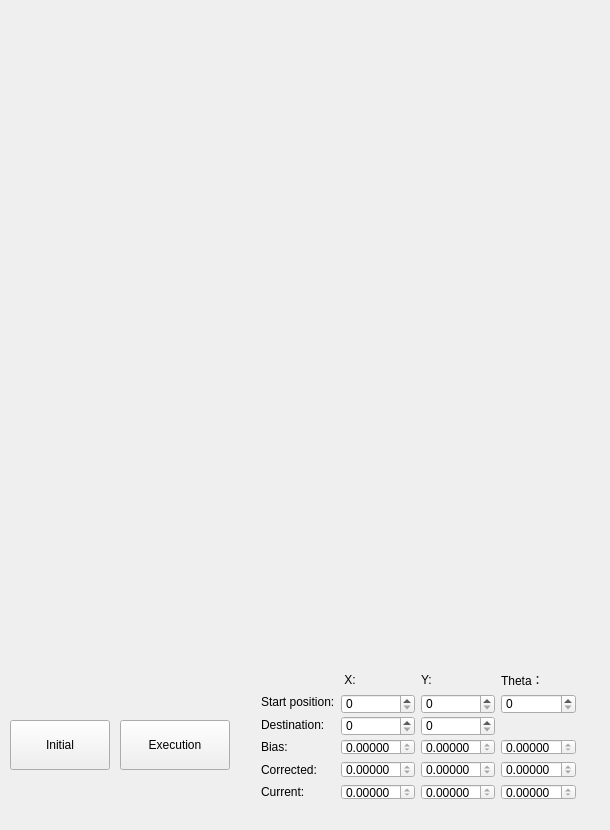
<?xml version="1.0" encoding="UTF-8"?>
<ui version="4.0">
 <class>qwCanvas</class>
 <widget class="QWidget" name="qwCanvas">
  <property name="geometry">
   <rect>
    <x>0</x>
    <y>0</y>
    <width>610</width>
    <height>830</height>
   </rect>
  </property>
  <property name="windowTitle">
   <string>qwCanvas</string>
  </property>
  <property name="autoFillBackground">
   <bool>false</bool>
  </property>
  <widget class="QPushButton" name="pbExecution">
   <property name="geometry">
    <rect>
     <x>120</x>
     <y>720</y>
     <width>110</width>
     <height>50</height>
    </rect>
   </property>
   <property name="text">
    <string>Execution</string>
   </property>
   <property name="checkable">
    <bool>true</bool>
   </property>
   <property name="checked">
    <bool>false</bool>
   </property>
  </widget>
  <widget class="QPushButton" name="pbInitial">
   <property name="geometry">
    <rect>
     <x>10</x>
     <y>720</y>
     <width>100</width>
     <height>50</height>
    </rect>
   </property>
   <property name="text">
    <string>Initial</string>
   </property>
  </widget>
  <widget class="QWidget" name="layoutWidget">
   <property name="geometry">
    <rect>
     <x>250</x>
     <y>660</y>
     <width>337</width>
     <height>151</height>
    </rect>
   </property>
   <layout class="QGridLayout" name="gridLayout">
    <item row="1" column="1">
     <widget class="QSpinBox" name="sbStartX">
      <property name="minimumSize">
       <size>
        <width>60</width>
        <height>20</height>
       </size>
      </property>
      <property name="maximum">
       <number>1000</number>
      </property>
     </widget>
    </item>
    <item row="1" column="2">
     <widget class="QSpinBox" name="sbStartY">
      <property name="minimumSize">
       <size>
        <width>60</width>
        <height>20</height>
       </size>
      </property>
      <property name="maximum">
       <number>1000</number>
      </property>
     </widget>
    </item>
    <item row="2" column="1">
     <widget class="QSpinBox" name="sbEndX">
      <property name="minimumSize">
       <size>
        <width>60</width>
        <height>20</height>
       </size>
      </property>
      <property name="maximum">
       <number>1000</number>
      </property>
     </widget>
    </item>
    <item row="2" column="2">
     <widget class="QSpinBox" name="sbEndY">
      <property name="minimumSize">
       <size>
        <width>60</width>
        <height>20</height>
       </size>
      </property>
      <property name="maximum">
       <number>1000</number>
      </property>
     </widget>
    </item>
    <item row="3" column="1">
     <widget class="QDoubleSpinBox" name="dsbBiasX">
      <property name="readOnly">
       <bool>true</bool>
      </property>
      <property name="decimals">
       <number>5</number>
      </property>
      <property name="minimum">
       <double>-1000.000000000000000</double>
      </property>
      <property name="maximum">
       <double>1000.000000000000000</double>
      </property>
     </widget>
    </item>
    <item row="3" column="2">
     <widget class="QDoubleSpinBox" name="dsbBiasY">
      <property name="readOnly">
       <bool>true</bool>
      </property>
      <property name="decimals">
       <number>5</number>
      </property>
      <property name="minimum">
       <double>-1000.000000000000000</double>
      </property>
      <property name="maximum">
       <double>1000.000000000000000</double>
      </property>
     </widget>
    </item>
    <item row="4" column="1">
     <widget class="QDoubleSpinBox" name="dsbCorrectedX">
      <property name="readOnly">
       <bool>true</bool>
      </property>
      <property name="decimals">
       <number>5</number>
      </property>
      <property name="minimum">
       <double>-1000.000000000000000</double>
      </property>
      <property name="maximum">
       <double>1000.000000000000000</double>
      </property>
     </widget>
    </item>
    <item row="4" column="2">
     <widget class="QDoubleSpinBox" name="dsbCorrectedY">
      <property name="readOnly">
       <bool>true</bool>
      </property>
      <property name="decimals">
       <number>5</number>
      </property>
      <property name="minimum">
       <double>-1000.000000000000000</double>
      </property>
      <property name="maximum">
       <double>1000.000000000000000</double>
      </property>
     </widget>
    </item>
    <item row="5" column="1">
     <widget class="QDoubleSpinBox" name="dsbRobotX">
      <property name="readOnly">
       <bool>true</bool>
      </property>
      <property name="decimals">
       <number>5</number>
      </property>
      <property name="minimum">
       <double>-1000.000000000000000</double>
      </property>
      <property name="maximum">
       <double>1000.000000000000000</double>
      </property>
     </widget>
    </item>
    <item row="5" column="2">
     <widget class="QDoubleSpinBox" name="dsbRobotY">
      <property name="readOnly">
       <bool>true</bool>
      </property>
      <property name="decimals">
       <number>5</number>
      </property>
      <property name="minimum">
       <double>-1000.000000000000000</double>
      </property>
      <property name="maximum">
       <double>1000.000000000000000</double>
      </property>
     </widget>
    </item>
    <item row="0" column="1">
     <widget class="QLabel" name="label_17">
      <property name="text">
       <string> X: </string>
      </property>
     </widget>
    </item>
    <item row="5" column="0">
     <widget class="QLabel" name="label_16">
      <property name="text">
       <string>Current: </string>
      </property>
     </widget>
    </item>
    <item row="4" column="0">
     <widget class="QLabel" name="label_12">
      <property name="text">
       <string>Corrected: </string>
      </property>
     </widget>
    </item>
    <item row="3" column="0">
     <widget class="QLabel" name="label_8">
      <property name="text">
       <string>Bias: </string>
      </property>
     </widget>
    </item>
    <item row="2" column="0">
     <widget class="QLabel" name="label_5">
      <property name="text">
       <string>Destination:   </string>
      </property>
     </widget>
    </item>
    <item row="1" column="0">
     <widget class="QLabel" name="label">
      <property name="text">
       <string>Start position:</string>
      </property>
     </widget>
    </item>
    <item row="0" column="3">
     <widget class="QLabel" name="label_3">
      <property name="text">
       <string>Theta：</string>
      </property>
     </widget>
    </item>
    <item row="1" column="3">
     <widget class="QSpinBox" name="sbStartTheta">
      <property name="minimumSize">
       <size>
        <width>60</width>
        <height>20</height>
       </size>
      </property>
      <property name="maximum">
       <number>360</number>
      </property>
     </widget>
    </item>
    <item row="3" column="3">
     <widget class="QDoubleSpinBox" name="dsbBiasTheta">
      <property name="readOnly">
       <bool>true</bool>
      </property>
      <property name="decimals">
       <number>5</number>
      </property>
      <property name="minimum">
       <double>-1000.000000000000000</double>
      </property>
      <property name="maximum">
       <double>1000.000000000000000</double>
      </property>
     </widget>
    </item>
    <item row="4" column="3">
     <widget class="QDoubleSpinBox" name="dsbCorrectedTheta">
      <property name="readOnly">
       <bool>true</bool>
      </property>
      <property name="decimals">
       <number>5</number>
      </property>
      <property name="minimum">
       <double>-1000.000000000000000</double>
      </property>
      <property name="maximum">
       <double>1000.000000000000000</double>
      </property>
     </widget>
    </item>
    <item row="0" column="2">
     <widget class="QLabel" name="label_2">
      <property name="text">
       <string>Y: </string>
      </property>
     </widget>
    </item>
    <item row="5" column="3">
     <widget class="QDoubleSpinBox" name="dsbRobotTheta">
      <property name="readOnly">
       <bool>true</bool>
      </property>
      <property name="decimals">
       <number>5</number>
      </property>
      <property name="minimum">
       <double>-1000.000000000000000</double>
      </property>
      <property name="maximum">
       <double>1000.000000000000000</double>
      </property>
     </widget>
    </item>
   </layout>
  </widget>
 </widget>
 <layoutdefault spacing="6" margin="11"/>
 <resources/>
 <connections>
  <connection>
   <sender>pbExecution</sender>
   <signal>clicked(bool)</signal>
   <receiver>qwCanvas</receiver>
   <slot>execution(bool)</slot>
   <hints>
    <hint type="sourcelabel">
     <x>182</x>
     <y>374</y>
    </hint>
    <hint type="destinationlabel">
     <x>520</x>
     <y>371</y>
    </hint>
   </hints>
  </connection>
  <connection>
   <sender>pbInitial</sender>
   <signal>clicked()</signal>
   <receiver>qwCanvas</receiver>
   <slot>initialDirection()</slot>
   <hints>
    <hint type="sourcelabel">
     <x>80</x>
     <y>367</y>
    </hint>
    <hint type="destinationlabel">
     <x>328</x>
     <y>302</y>
    </hint>
   </hints>
  </connection>
 </connections>
 <slots>
  <slot>initialDirection()</slot>
  <slot>execution(bool)</slot>
 </slots>
</ui>
